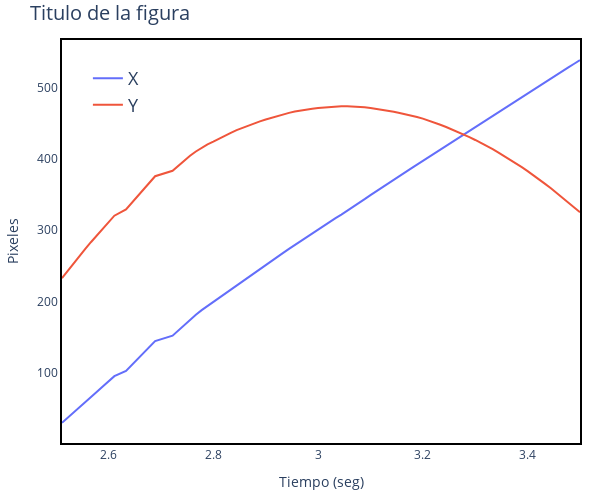

This figure's notebook cell:
### Code cell
fig = go.Figure()
fig.add_traces(go.Scatter(x = df.t,y = df.x_filt,
                          name = 'X',
                          hovertemplate ='<b>Vx</b>: %{text}',
                          text = df.vx2,))

fig.add_traces(go.Scatter(x = df.t,y = df.y_filt, 
                          name = 'Y', 
                          hovertemplate ='<b>Vy</b>: %{text}',
                          text = df.vy2,))

estetica(fig,title = 'Titulo de la figura',x_name = 'Tiempo (seg)', y_name = 'Pixeles', h = 500,w = 600)

fig.show()
